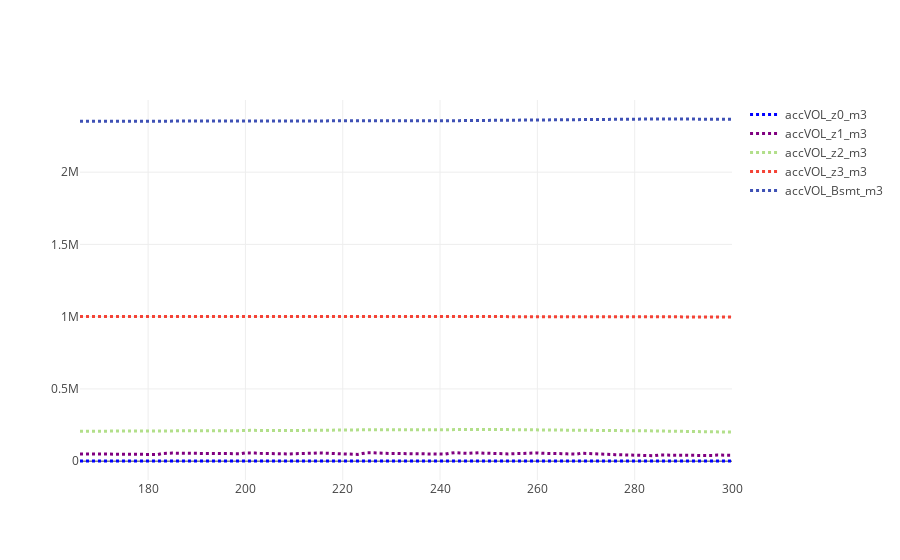

The notebook cell saved with this chart:
### Code cell
ts = ['accVOL_z0_m3', 'accVOL_z1_m3', 'accVOL_z2_m3', 'accVOL_z3_m3', 'accVOL_Bsmt_m3']
#ts = ['accVOL_z3_m3', 'accVOL_Bsmt_m3']
data_vol = []
for i in range(len(ts)):  # Append simulated components
    filename = "resW_" + ts[i] + ".tss"
    sim_pd = pd.read_table(sim_path + folder + back + filename, 
                            skiprows=4, delim_whitespace=True,
                            names=['Jdays', 'sim'],
                            header=None)
    
    sim = sim_pd.sim.tolist()
    trace = go.Scatter(
        x = x,
        y = sim,
        mode = 'lines',
        name = ts[i],
        line = dict(
            color = palette[i],
            width = 3,
            dash = 'dot')
    )
    data_vol.append(trace)

figname = "Volm3Layers.png"
%matplotlib inline
import plotlycred

online = False
if online:
    # fig = py.iplot(data) 
    fig = go.Figure(data=data_vol)
    py.image.save_as(fig, filename=figname)
    # py.plot(fig, filename=figname) # Opens in web
else:
    fig = go.Figure(data=data_vol)
    iplot(fig)

### Figure 1 — Plotly figure (JSON) as saved in the notebook; plotly's stock layout.template omitted (floating-point values rounded to 4 significant figures; data arrays with more than 128 entries replaced by an {"elided": "..."} marker saying what was removed)
{"data": [{"line": {"color": "blue", "dash": "dot", "width": 3}, "mode": "lines", "name": "accVOL_z0_m3", "type": "scatter", "x": {"elided": "135 int values"}, "y": {"elided": "135 float values"}}, {"line": {"color": "purple", "dash": "dot", "width": 3}, "mode": "lines", "name": "accVOL_z1_m3", "type": "scatter", "x": {"elided": "135 int values"}, "y": {"elided": "135 float values"}}, {"line": {"color": "rgb(178,223,138)", "dash": "dot", "width": 3}, "mode": "lines", "name": "accVOL_z2_m3", "type": "scatter", "x": {"elided": "135 int values"}, "y": {"elided": "135 int values"}}, {"line": {"color": "#F44336", "dash": "dot", "width": 3}, "mode": "lines", "name": "accVOL_z3_m3", "type": "scatter", "x": {"elided": "135 int values"}, "y": {"elided": "135 int values"}}, {"line": {"color": "#3F51B5", "dash": "dot", "width": 3}, "mode": "lines", "name": "accVOL_Bsmt_m3", "type": "scatter", "x": {"elided": "135 int values"}, "y": {"elided": "135 int values"}}], "layout": {}}
